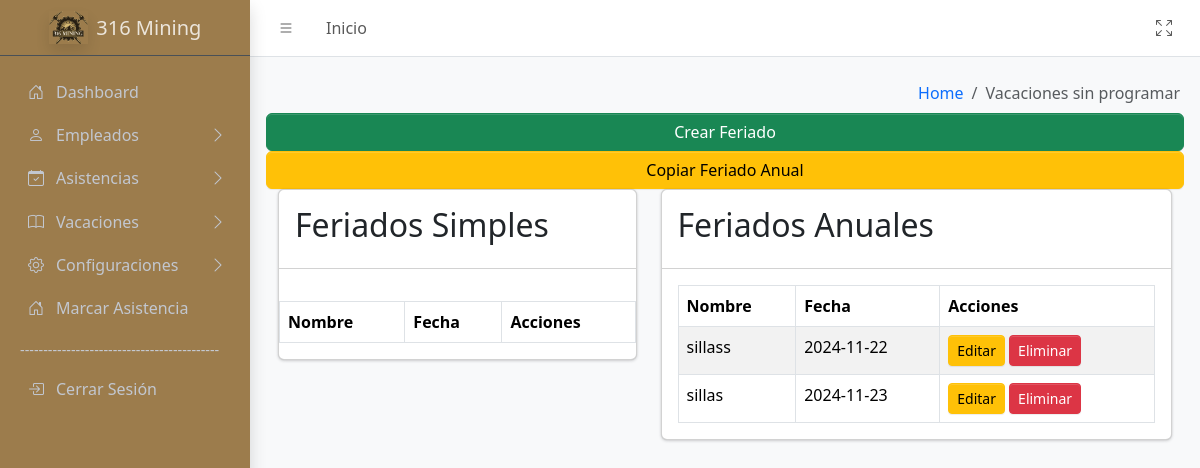
The page /sistema/controller/ConfiguracionesController/FeriadosController.php?action=mostrarFeriados (signed in) on the database as committed earlier.
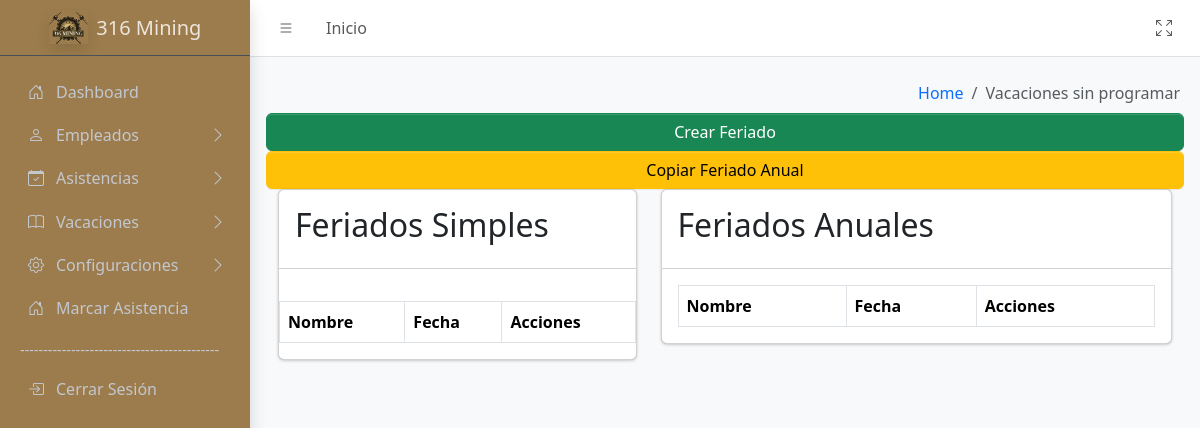
The same page on the database as committed later.
### tables this page shows
CREATE TABLE `feriados` (
  `idFeriado` int(11) NOT NULL,
  `nombre` varchar(255) NOT NULL,
  `fecha` date NOT NULL,
  `tipo` enum('simple','anual') DEFAULT 'simple',
  `anio` int(4) NOT NULL
);

### sistema/controller/BaseController.php (called while the page is built, shortened)
<?php
class BaseController {
        protected function loadView($view,
                                        $data = [],
                                        $additionalCss = [],
                                        $additionalJs = [],
                                        $title = 'Sistema') {
                                    include __DIR__ . '/../view/templates/layout.php';
    }
}
?>

### sistema/model/conexion.php (called while the page is built, shortened)
<?php
class Database {
    public function __construct() {
        try {
            $host = 'localhost';
            $dbname = 'biometrico';
            $username = 'root';
            $password = '';
            $this->conn = new PDO("mysql:host=$host;dbname=$dbname", $username, $password);
        } catch (PDOException $e) {
            echo "Error de conexión: " . $e->getMessage();
            exit();
        }
    }
}
?>

### sistema/model/ConfiguracionModel/FeriadosModel.php (called while the page is built, shortened)
<?php
require_once __DIR__ . '/../conexion.php';
class Feriados extends Database {
    public function obtenerFeriadosAnuales() {
        $sql = "SELECT * FROM feriados WHERE tipo = 'anual' ORDER BY fecha";
        $stmt = $this->conn->query($sql);
        return $stmt->fetchAll(PDO::FETCH_ASSOC);
    }
}
?>

### sistema/view/Feriados/Feriados.php (the view, shortened to what this page needs)
<div class="col-sm-6">
</div>
<div class="col-sm-6">
    <ol class="breadcrumb float-sm-end">
        <li class="breadcrumb-item"><a href="/biometrico/sistema/controller/DashboardController/DashboardController.php?action=MostrarDashboard">Home</a></li>
        <li class="breadcrumb-item active" aria-current="page">
            Vacaciones sin programar
        </li>
    </ol>
</div>
<div class="app-content">
    <div class="container-fluid">
        <div class="row">
            <button type="button" class="btn btn-success" data-bs-toggle="modal" data-bs-target="#modalCrearFeriado" onclick="document.getElementById('tipo').value = 'simple'; document.getElementById('anioDiv').style.display = 'none';">
                Crear Feriado
            </button>
            <button type="button" class="btn btn-warning" data-bs-toggle="modal" data-bs-target="#modalCopiarFeriado" onclick="copiarFeriados(2024)">
                Copiar Feriado Anual
            </button>
            <div class="col-lg-5">
                <div class="card mb-3">
                    <div class="card-header">
                        <h2>Feriados Simples</h2>
                    </div>
                    <div class="card-body table-responsive"></div>
                    <table class="table table-bordered table-striped">
                        <thead>
                            <tr>
                                <th>Nombre</th>
                                <th>Fecha</th>
                                <th>Acciones</th>
                            </tr>
                        </thead>
                    </table>
                </div>
            </div>
            <div class="col-lg-7">
                <div class="card mb-3">
                    <div class="card-header">
                        <h2>Feriados Anuales</h2>
                    </div>
                    <div class="card-body">
                        <table class="table table-bordered table-striped">
                            <thead>
                                <tr>
                                    <th>Nombre</th>
                                    <th>Fecha</th>
                                    <th>Acciones</th>
                                </tr>
                            </thead>
                            <tbody>
                                <?php foreach ($feriadosAnuales as $index => $feriado): ?>
                                    <tr>
                                        <td><?= htmlspecialchars($feriado['nombre']) ?></td>
                                        <td><?= htmlspecialchars($feriado['fecha']) ?></td>
                                        <td>
                                            <a href="#" class="btn btn-warning btn-sm" data-bs-toggle="modal" data-bs-target="#modalEditarFeriado"
                                                onclick="editarFeriado(<?= $feriado['idFeriado'] ?>)">
                                                Editar
                                            </a>
                                            <a href="/biometrico/sistema/controller/ConfiguracionesController/FeriadosController.php?action=EliminarFeriado&id=<?= $feriado['idFeriado'] ?>" class="btn btn-danger btn-sm" onclick="return confirm('¿Estás seguro de eliminar este feriado?')">Eliminar</a>
                                        </td>
                                    </tr>
                                <?php endforeach; ?>
                            </tbody>
                        </table>
                    </div>
                </div>
            </div>
        </div>
    </div>
</div>

Rows that differ between the two databases and show on the page:
removed feriados: nombre "sillass", fecha "2024-11-22"
removed feriados: nombre "sillas", fecha "2024-11-23"
